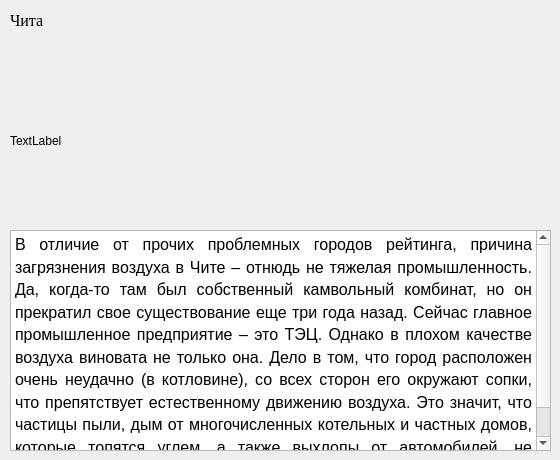
    <widget class="QWidget" name="page_chita">
     <widget class="QTextEdit" name="textEdit_chita">
      <property name="geometry">
       <rect>
        <x>10</x>
        <y>230</y>
        <width>541</width>
        <height>221</height>
       </rect>
      </property>
      <property name="readOnly">
       <bool>true</bool>
      </property>
      <property name="html">
       <string>&lt;!DOCTYPE HTML PUBLIC &quot;-//W3C//DTD HTML 4.0//EN&quot; &quot;http://www.w3.org/TR/REC-html40/strict.dtd&quot;&gt;
&lt;html&gt;&lt;head&gt;&lt;meta name=&quot;qrichtext&quot; content=&quot;1&quot; /&gt;&lt;style type=&quot;text/css&quot;&gt;
p, li { white-space: pre-wrap; }
&lt;/style&gt;&lt;/head&gt;&lt;body style=&quot; font-family:'MS Shell Dlg 2'; font-size:7.8pt; font-weight:400; font-style:normal;&quot;&gt;
&lt;p align=&quot;justify&quot; style=&quot; margin-top:12px; margin-bottom:12px; margin-left:0px; margin-right:0px; -qt-block-indent:0; text-indent:0px; line-height:125%;&quot;&gt;&lt;span style=&quot; font-family:'Times New Roman'; font-size:12pt; color:#000000;&quot;&gt;В отличие от прочих проблемных городов рейтинга, причина загрязнения воздуха в Чите – отнюдь не тяжелая промышленность. Да, когда-то там был собственный камвольный комбинат, но он прекратил свое существование еще три года назад. Сейчас главное промышленное предприятие – это ТЭЦ. Однако в плохом качестве воздуха виновата не только она. Дело в том, что город расположен очень неудачно (в котловине), со всех сторон его окружают сопки, что препятствует естественному движению воздуха. Это значит, что частицы пыли, дым от многочисленных котельных и частных домов, которые топятся углем, а также выхлопы от автомобилей, не сносятся в сторону, а так и висят над городом.&lt;/span&gt;&lt;/p&gt;&lt;/body&gt;&lt;/html&gt;</string>
      </property>
     </widget>
     <widget class="QLabel" name="label_photo_chita">
      <property name="geometry">
       <rect>
        <x>10</x>
        <y>50</y>
        <width>541</width>
        <height>181</height>
       </rect>
      </property>
      <property name="text">
       <string>TextLabel</string>
      </property>
     </widget>
     <widget class="QLabel" name="label_title_chita">
      <property name="geometry">
       <rect>
        <x>10</x>
        <y>0</y>
        <width>151</width>
        <height>41</height>
       </rect>
      </property>
      <property name="font">
       <font>
        <family>Times New Roman</family>
        <pointsize>12</pointsize>
        <weight>12</weight>
        <italic>false</italic>
        <bold>false</bold>
       </font>
      </property>
      <property name="styleSheet">
       <string notr="true">font: 100 12pt &quot;Times New Roman&quot;;</string>
      </property>
      <property name="text">
       <string>Чита</string>
      </property>
     </widget>
    </widget>
